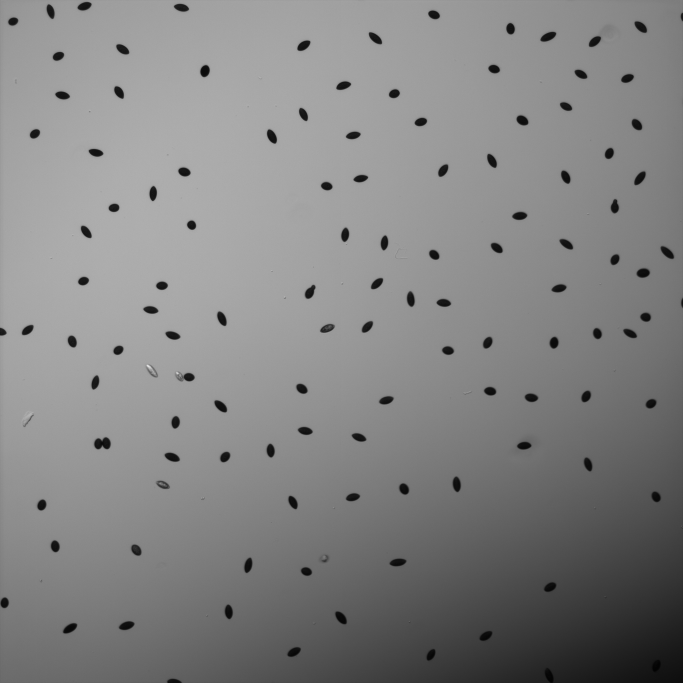
#> input picture sporeseg/tests/Sporefolder/SporesA/spore1.jpg, 2048 x 2048 px, given as the content of the folder ../sporeseg/tests/Sporefolder/SporesA/spore1.jpg, which was not available (shown at 1/3 size)
$ python spore_multiexperiment.py ../sporeseg/tests/Sporefolder/SporesA out   (older library calls are emulated)
#> lines starting #> are read from the running program, lines starting #| are printed output that depends on the picture; after the words box and inside, x2 and y2 are one past the last pixel; in counts of white or black regions, pixels touching at a corner belong together; pictures that were not available may be replaced by others from this repository, and a replacement may not be noted
### sporeseg/spores.py
from pathlib import Path
import os, glob
import numpy as np
import pandas as pd
import matplotlib.pyplot as plt
import skimage
import skimage.morphology
import skimage.segmentation
import skimage.io
from sklearn import mixture
from scipy.ndimage.morphology import binary_fill_holes

import matplotlib

colmat = np.zeros((2, 3)).astype(float)
colmat[0, :] = [1, 1, 0]
colmat[1, :] = [1, 0, 1]
cmap = matplotlib.colors.ListedColormap(colmat)

font = {
    "family": "sans-serif",
    "color": "black",
    "weight": "normal",
    "size": 16,
}

class Spore:
    """
    Class defining a spore segmentation and analysis experiment.

    Parameters
    ----------
    show_output : bool
        show segmentation images during analysis
    show_title : bool
        add a title to histogram
    show_legend : bool
        add a legend to histogram
    min_area : int
        minimal area of spores considered in analysis
    max_area : int
        maximal area of spores considered in analysis
    bin_width : float
        bin width of eccentricity histogram
    threshold : float
        fixed threshold to use for splitting
    convexity : float (0-1)
        threshold for convexity. Convex object have a value of 1
    fig_scaling: int
        scaling factor to make figure displayed in a notebook larger

    """

    def __init__(
        self,
        show_output=False,
        min_area=250,
        max_area=1500,
        bin_width=0.01,
        show_title=True,
        show_legend=True,
        threshold=None,
        convexity=0.9,
        fig_scaling=1
    ):

        self.show_output = show_output
        self.show_title = show_title
        self.show_legend = show_legend
        self.min_area = min_area
        self.max_area = max_area
        self.bin_width = bin_width
        self.threshold = threshold
        self.convexity = convexity
        self.fig_scaling = fig_scaling

    def path_to_analysis(self, data_path, result_folder):
        """
        Returns the path to the result folder of an analysis. If data_path
        points to a file, the folder is results_folder + parent folder of file. If
        data_path is a folder, the folder is results_folder + folder. If data_path
        is just a name, the folder is results_folder + name.

        Parameters
        ----------
        data_path : str or Path object
            path to file, folder or name
        result_folder : str
            main folder of results

        Returns
        -------
        result_folder_exp: str
            folder of results for a given dataset
        """

        data_path = Path(data_path)
        result_folder = Path(result_folder)

        if data_path.is_file():
            result_folder_exp = result_folder.joinpath(data_path.parent.stem)
        else:
            result_folder_exp = result_folder.joinpath(data_path.stem)

        if not os.path.isdir(result_folder_exp):
            os.makedirs(result_folder_exp, exist_ok=True)

        return result_folder_exp

    def analyse_single_image(self, image_path, result_folder, save_name=None):
        """
        Segment a single image. Saves segmentation images and
        segmentation results as pkl and csv

        Parameters
        ----------
        image_path : str or ndarray
            path to image
        result_folder : str
            main folder of results
        save_name: str
            name to use for saving the analysis. If none and image_path
            is a str, the image name is used, otherwise "image" is used

        Returns
        -------

        """
#> called with result_folder = 'out'

        # if ndarray is passed use default "image" name for outputs unless save_name is specified
        if isinstance(image_path, np.ndarray):
            if save_name is None:
                save_name = 'image'
                save_file = 'image'
            else:
                save_file = save_name
        else:
            image_path = Path(image_path)
            image = skimage.io.imread(image_path)[:, :, 0]
            if save_name is None:
                save_name = image_path
                save_file = image_path.stem
            else:
                save_file = save_name

        regions, image, image_seg = self.find_spores(image_path)
        fig = self.plot_segmentation(image, image_seg)

        result_folder_exp = self.path_to_analysis(save_name, result_folder)

        regions.to_pickle(result_folder_exp.joinpath(save_file+'.pkl'))

        regions[["area", "convex_area", "ecc", "centroid_x", "centroid_y"]].to_csv(
            result_folder_exp.joinpath(save_file+'.csv'),
            index=False,
            float_format="%.5f",
        )

        # reset size before saving to have correct pixel number
        height = image_seg.shape[0]
        width = image_seg.shape[1]
        fig.set_size_inches(width / height, 1, forward=False)
        fig.savefig(
            result_folder_exp.joinpath(save_file+'_seg.png'), dpi=height,
        )
        plt.close(fig)

    def find_spores(self, image_path, image_name=None):
        """
        Segmentation of an image.

        Parameters
        ----------
        image_path : str or ndarray
            path to image or image
        image_name: str
            if image_path is an ndarray, name of image for saving

        Returns
        -------
        regions_prop: Dataframe
            Pandas dataframe with information on segmented spores
        raw_im: numpy array
            median filtered image
        image_mask: numpy array
            binary mask of spores
        """

        # get a binary segmentation
        raw_im, image_mask = self.segmentation(image_path)

        # measure region properties and keep area, eccentricity and coords
        regions = skimage.measure.regionprops(
            skimage.morphology.label(image_mask)
        )

        # collect relevant information
        regions_prop = pd.DataFrame(
            {
                "area": [x.area for x in regions],
                "convex_area": [x.convex_area for x in regions],
                "ecc": [x.eccentricity for x in regions],
                "coords": [x.coords for x in regions],
                "centroid_x": [x.centroid[0] for x in regions],
                "centroid_y": [x.centroid[1] for x in regions],
            }
        )

        if isinstance(image_path, np.ndarray):
            if image_name is None:
                image_name = 'image'
            regions_prop["filename"] = image_name
        else:
            regions_prop["filename"] = str(Path(image_path))

        return regions_prop, raw_im, image_mask

    def segmentation(self, image_path, gradient_threshold = 10):
        """
        Alternative solution for creation of binary mask of spores.

        Parameters
        ----------
        image_path : str or ndarray
            path to image or image

        Returns
        -------
        raw_im: numpy array
            median filtered image
        newmask: numpy array
            binary mask of spores
        """
#> called with gradient_threshold = 10

        # image loading
        if isinstance(image_path, np.ndarray):
            image = image_path
        else:
            image = skimage.io.imread(image_path)[:, :, 0]

        # median filtering
        raw_image = skimage.filters.median(
            image[::2, ::2], selem=skimage.morphology.disk(5)
        )
        # image upscaling
        raw_image = skimage.transform.resize(
            raw_image, image.shape, order=1, preserve_range=True
        ).astype(np.uint8)
#> raw_image: shape (2048, 2048)

        #obtain contours by thresholding the gradient image
        border_mask = skimage.morphology.dilation(
            skimage.morphology.thin(
                skimage.filters.rank.gradient(raw_image, skimage.morphology.disk(2))
                > gradient_threshold
            ),
            skimage.morphology.disk(1),
        )
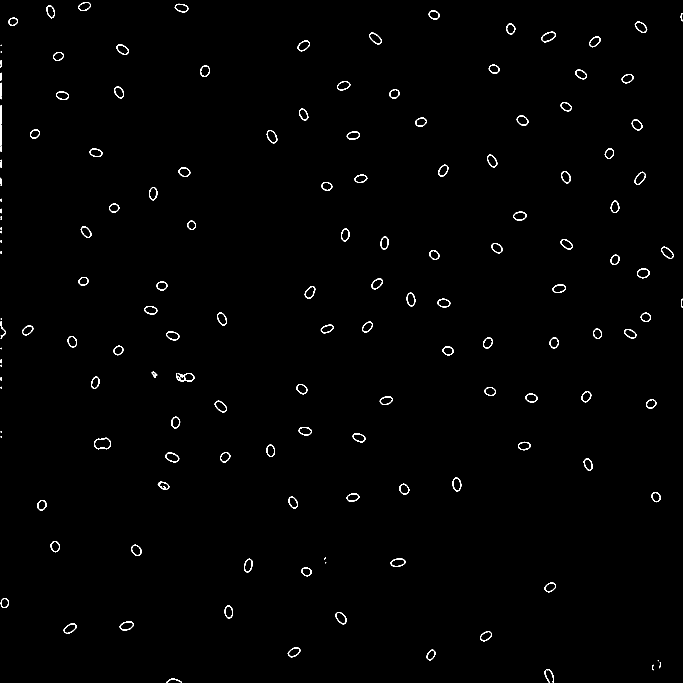
#> border_mask: shape (2048, 2048) bool (shown at 1/3 size); 0.71% white in thin lines or dots

        filled = binary_fill_holes(border_mask) ^ border_mask
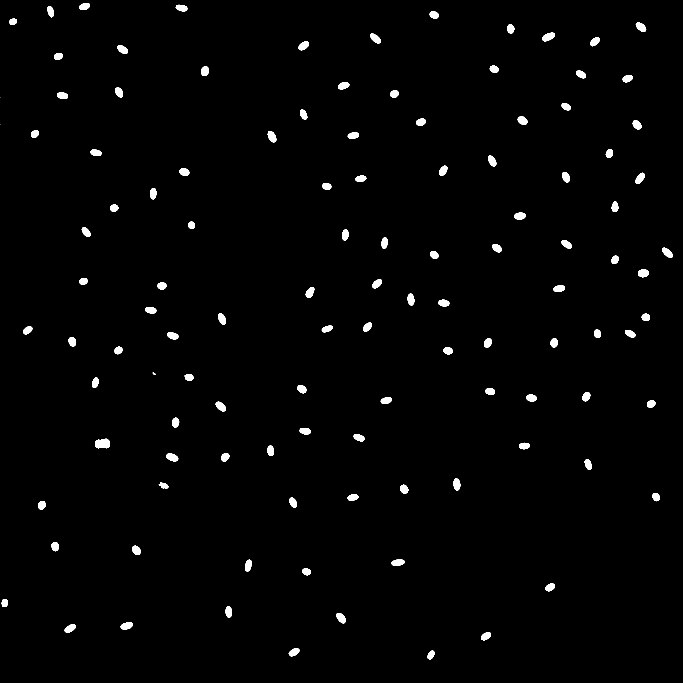
#> filled: shape (2048, 2048) bool (shown at 1/3 size); 1.4% white; 115 white regions (2 under 20 px), largest, box (x1, y1, x2, y2) and area: (285, 1316, 330, 1345) 1044, (1626, 98, 1665, 124) 663, (803, 393, 829, 427) 615

        filled = skimage.segmentation.clear_border(filled, buffer_size=10)
#> filled: shape (2048, 2048) bool; 1.3% white; 111 white regions

        filled_lab = skimage.morphology.label(filled)
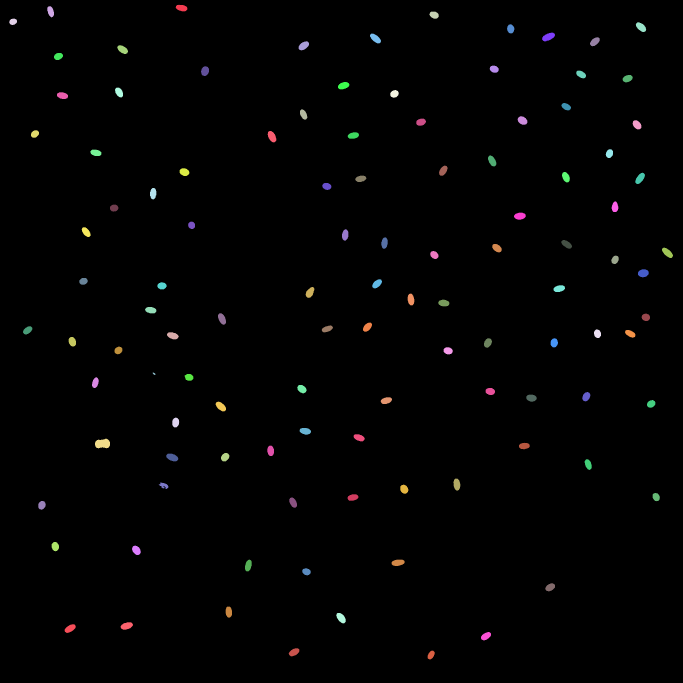
#> filled_lab: shape (2048, 2048) int32 (shown at 1/3 size); 112 distinct labels, from 0 to 111; one colour per label, 0 black

        reg_spores = skimage.measure.regionprops(filled_lab)
#> reg_spores = 111 regions; largest, box (x1, y1, x2, y2) and area: (285, 1316, 330, 1345) 1044, (1626, 98, 1665, 124) 663, (803, 393, 829, 427) 615, (1914, 808, 1946, 832) 608, (499, 1361, 535, 1384) 608

        newmask = np.zeros(filled.shape)
        for i in range(len(reg_spores)):
            if reg_spores[i].area > self.min_area:
                bbox = reg_spores[i].bbox

                small_im = image[
                    bbox[0] - 10 : bbox[2] + 11, bbox[1] - 10 : bbox[3] + 11
                ]
                threshold = skimage.filters.threshold_li(small_im)
                newmask[
                    bbox[0] - 10 : bbox[2] + 11, bbox[1] - 10 : bbox[3] + 11
                ] = binary_fill_holes(small_im < threshold)
#> this loop made 111 passes
#> (bbox, threshold) on passes 1 to 8: ((14, 527, 34, 562), 69.45), ((19, 142, 52, 162), 65.14), ((35, 1288, 56, 1316), 61.64), ((56, 28, 75, 51), 63.66), ((67, 1907, 96, 1939), 57.43), ((73, 1521, 100, 1543), 58.02), ((98, 1626, 124, 1665), 58.2), ((101, 1110, 130, 1143), 66.64)
#> pass 1, in segmentation, `small_im = image[ bbox[0] - 10 : bbox[2] + 11, bbox[1] - 10 : bbox[3] ..`:
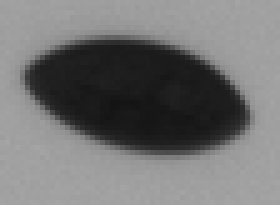
#> small_im: shape (41, 56) (shown 5 times larger); min 20, max 165, mean 114.8
#> pass 2, in segmentation, `small_im = image[ bbox[0] - 10 : bbox[2] + 11, bbox[1] - 10 : bbox[3] ..`:
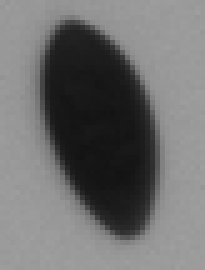
#> small_im: shape (54, 41) (shown 5 times larger); min 19, max 159, mean 110.6
#> (the rest of the program and of its run is left out)
